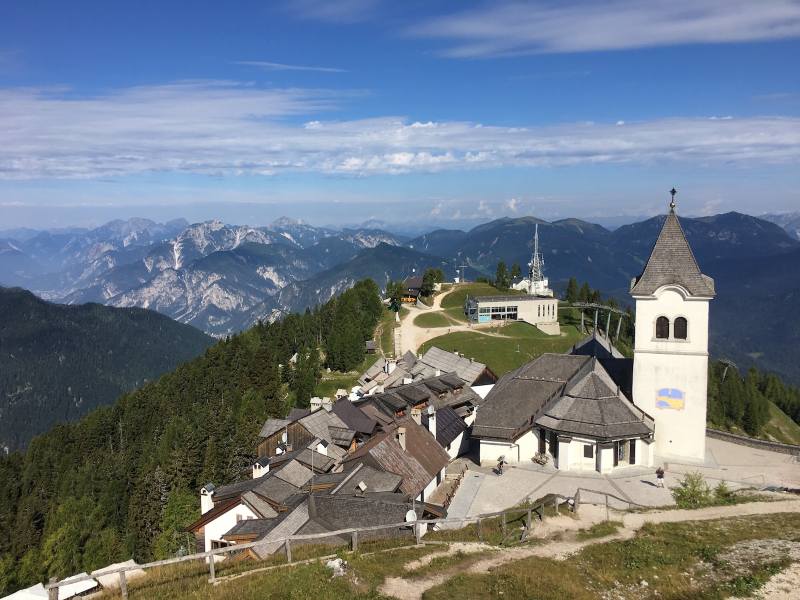
#> input picture lussari.jpg, 1600 x 1200 px (shown at 1/2 size); its folder holds only this picture in this run
$ python -i train_util.py   (imports and definitions only)   (Python 2 division)   (older library calls are emulated)
#> lines starting #> are read from the running program, lines starting #| are printed output that depends on the picture
"""
Written by Matteo Dunnhofer - 2017

Helper functions and procedures
"""
from __future__ import absolute_import
from __future__ import division
from __future__ import print_function

import sys
from easydict import EasyDict as edict
import os
import random
import tensorflow as tf
import numpy as np
from scipy.io import loadmat
from PIL import Image

WEIGHT_DECAY = 0.00002
def cabs(x):
    return tf.clip_by_value(x,-1,1)
    # [16 lines of commented-out code are left out]


# [23 lines left out: functions quantize, quantize_plus, _fw, not called in this run]

def _fa(x, bitA):
  # return quantize_plus(x)
  return quantize(x, bitA)

################ TensorFlow standard operations wrappers #####################

# [70 lines left out: functions msra_initializer, lecun_initializer, _variable_on_device, _variable_with_weight_decay, weight, not called in this run]

def bias(value, shape, name):
	initial = tf.constant(value, shape=shape)
	return tf.Variable(initial, name=name)

def conv2d(x, W, stride, padding):
	return tf.nn.conv2d(x, W, strides=[1, stride[0], stride[1], 1], padding=padding)

def max_pool2d(x, kernel, stride, padding):
	return tf.nn.max_pool(x, ksize=kernel, strides=stride, padding=padding)


def lrn(x, depth_radius, bias, alpha, beta):
	return tf.nn.local_response_normalization(x, depth_radius, bias, alpha, beta)

def relu(x):
	return tf.nn.relu(x)

# [226 lines left out: functions batch_norm, fire_module, conv_layer, _conv_compress_layer, conv_weightonly_layer, pooling_layer and 7 more, not called in this run]

def preprocess_image(image_path):
	""" It reads an image, it resize it to have the lowest dimesnion of 256px,
		it randomly choose a 224x224 crop inside the resized image and normilize the numpy
		array subtracting the ImageNet training set mean

		Args:
			images_path: path of the image

		Returns:
			cropped_im_array: the numpy array of the image normalized [width, height, channels]
	"""
#> called with image_path = 'lussari.jpg'
	IMAGENET_MEAN = [123.68, 116.779, 103.939] # rgb format

	img = Image.open(image_path).convert('RGB')
#> img is the input picture: PIL image 1600x1200 RGB; mean R, G, B 111, 122, 133.6

	# resize of the image (setting lowest dimension to 256px)
	if img.size[0] < img.size[1]:
		h = int(float(256 * img.size[1]) / img.size[0])
		img = img.resize((256, h), Image.ANTIALIAS)
	else:
		w = int(float(256 * img.size[0]) / img.size[1])
#> w = 341
		img = img.resize((w, 256), Image.ANTIALIAS)
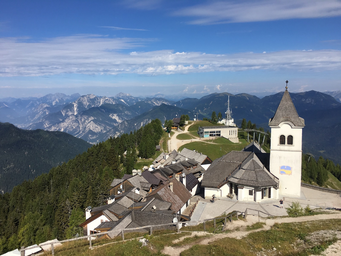
#> img: PIL image 341x256 RGB; mean R, G, B 111, 122, 133.6

	# random 244x224 patch
	x = random.randint(0, img.size[0] - 224)
#> x = 108
	y = random.randint(0, img.size[1] - 224)
#> y = 24
	img_cropped = img.crop((x, y, x + 224, y + 224))
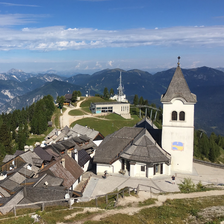
#> img_cropped: PIL image 224x224 RGB; mean R, G, B 120.5, 129.1, 135.7

	cropped_im_array = np.array(img_cropped, dtype=np.float32)

	for i in range(3):
		cropped_im_array[:,:,i] -= IMAGENET_MEAN[i]

	# [5 lines of commented-out code are left out]

	return cropped_im_array/255.


""" it reads a batch of images performing some data augmentation
def read_batch_da(batch_size, im_source, labels):
	batch_im = []
	batch_cls = []

	for i in range(int(float(batch_size) / 4)):
		rand = random.randint(0, 999)

		folder = labels[rand]
		batch_im += read_image_da(os.path.join(im_source, folder))

		batch_l = []
		for j in range(4):
			batch_l.append(onehot(rand))
		batch_cls += batch_l

	np.vstack(batch_im)
	np.vstack(batch_cls)
	return batch_im, batch_cls
"""

""" it reads an image and performs some data augmentation on it
	resize the smallest edge to 256 px and take two random 224x224 patches
	(with their vertical flip) from it
	so, from one image it will create four
def read_image_da(im_folder):
	batch = []

	im_path = os.path.join(im_folder, random.choice(os.listdir(im_folder)))
	img = Image.open(im_path).convert('RGB')

	if img.size[0] < img.size[1]:
		h = int(float(256 * img.size[1]) / img.size[0])
		img = img.resize((256, h), Image.ANTIALIAS)
	else:
		w = int(float(256 * img.size[0]) / img.size[1])
		img = img.resize((w, 256), Image.ANTIALIAS)

	x = random.randint(0, img.size[0] - 224)
	y = random.randint(0, img.size[1] - 224)
	img_c1 = img.crop((x, y, x + 224, y + 224))
	img_c1_np = np.array(img_c1, dtype=np.float32)
	img_c1_np[:,:,0] -= VGG_MEAN[2]
	img_c1_np[:,:,1] -= VGG_MEAN[1]
	img_c1_np[:,:,2] -= VGG_MEAN[0]

	img_f1 = img_c1.transpose(Image.FLIP_LEFT_RIGHT)
	img_f1_np = np.array(img_f1, dtype=np.float32)
	img_f1_np[:,:,0] -= VGG_MEAN[2]
	img_f1_np[:,:,1] -= VGG_MEAN[1]
	img_f1_np[:,:,2] -= VGG_MEAN[0]
	batch.append(img_c1_np)
	batch.append(img_f1_np)

	x = random.randint(0, img.size[0] - 224)
	y = random.randint(0, img.size[1] - 224)
	img_c2 = img.crop((x, y, x + 224, y + 224))
	img_c2_np = np.array(img_c2, dtype=np.float32)
	img_c2_np[:,:,0] -= VGG_MEAN[2]
	img_c2_np[:,:,1] -= VGG_MEAN[1]
	img_c2_np[:,:,2] -= VGG_MEAN[0]

	img_f2 = img_c2.transpose(Image.FLIP_LEFT_RIGHT)
	img_f2_np = np.array(img_f2, dtype=np.float32)
	img_f2_np[:,:,0] -= VGG_MEAN[2]
	img_f2_np[:,:,1] -= VGG_MEAN[1]
	img_f2_np[:,:,2] -= VGG_MEAN[0]
	batch.append(img_c2_np)
	batch.append(img_f2_np)

	return batch
"""

# [39 lines left out: function read_k_patches, not called in this run]

""" reading a batch of validation images from the validation set,
	groundthruths label are inside an annotations file """
# [97 lines left out: functions read_validation_batch, load_imagenet_meta, read_test_labels, format_time, imagenet_size, not called in this run]

>>> result = preprocess_image('lussari.jpg')
